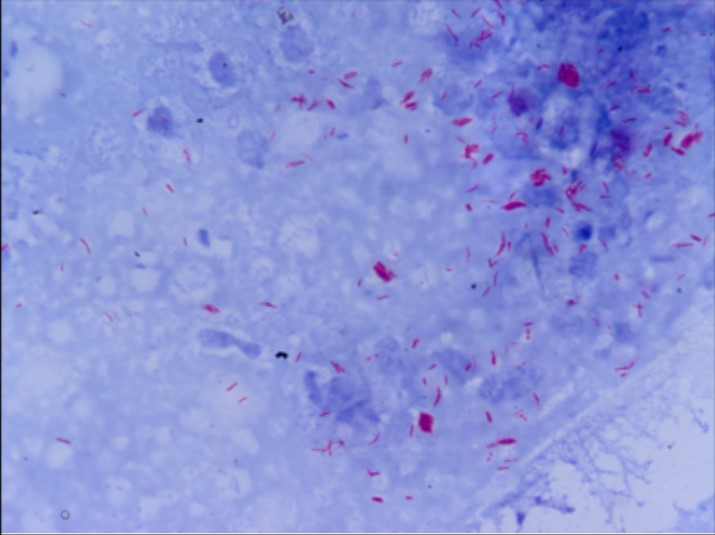
#> input picture Assests/test2.jpg, 715 x 535 px, found by its file name
$ jupyter execute main.ipynb
#> lines starting #> are read from the running program, lines starting #| are printed output that depends on the picture; after the words box and inside, x2 and y2 are one past the last pixel; in counts of white or black regions, pixels touching at a corner belong together
[cell 1]
import imutils
import cv2
import numpy
import matplotlib.pyplot as plt
path=r'C:\Users\KIIT\Desktop\test2.jpg'
image = cv2.imread(path)
#> image is the input picture: shape (535, 715, 3); mean B, G, R 215.9, 148.4, 138.1
plt.imshow(image)

[cell 2]
cv2.imwrite("test.jpg",image)
#> Out = True

[cell 3]
kernel = numpy.array([[0, -1, 0],
                   [-1, 5,-1],
                   [0, -1, 0]])
image_sharp = cv2.filter2D(src=image, ddepth=-1, kernel=kernel)
plt.imshow(image_sharp)

[cell 4]
gray = cv2.cvtColor(image_sharp, cv2.COLOR_BGR2GRAY)
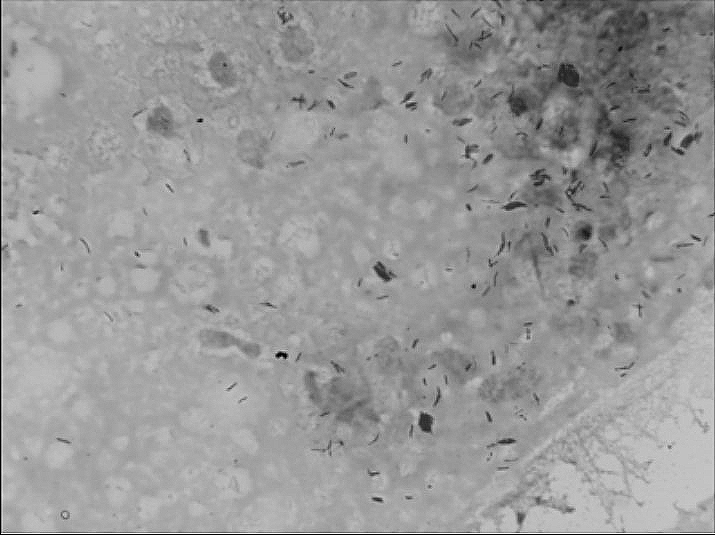
#> gray: shape (535, 715); min 0, max 255, mean 152.7
plt.imshow(gray, cmap='gray');

[cell 5]
canny = cv2.Canny(gray,threshold1=100, threshold2=200)
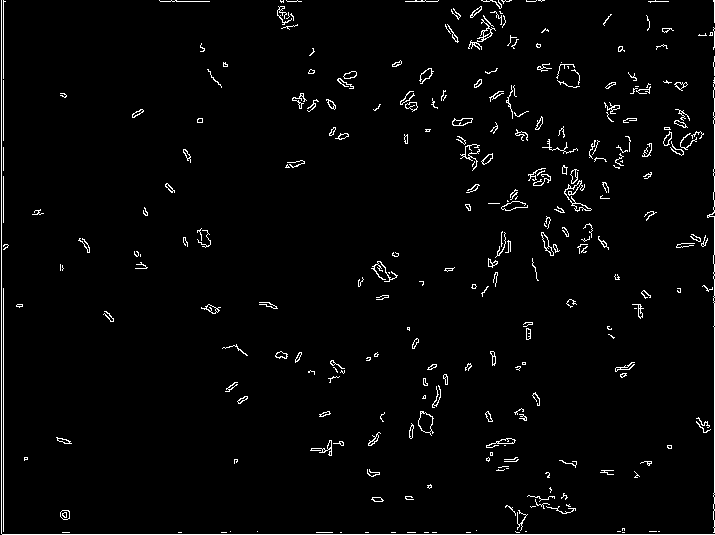
#> canny: shape (535, 715); 2.5% white in thin lines or dots
plt.imshow(canny, cmap='gray')

[cell 6]
dilated = cv2.dilate(canny, (1,1), iterations = 1)
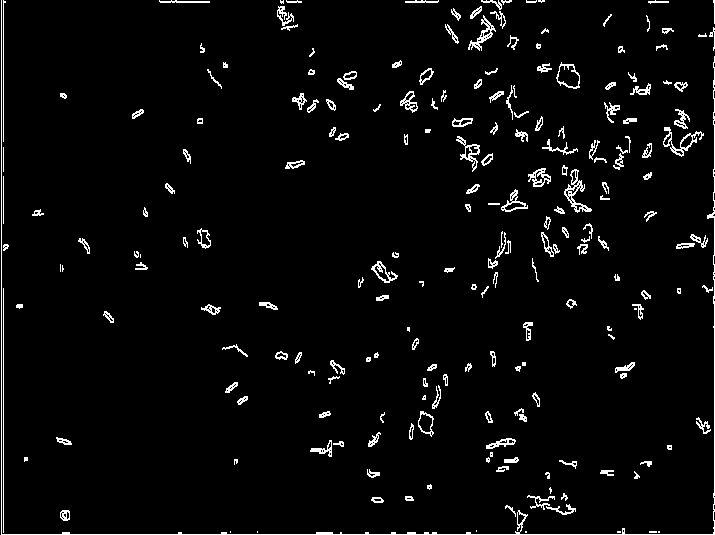
#> dilated: shape (535, 715); 3.6% white in thin lines or dots
plt.imshow(dilated, cmap='gray')

[cell 7]
(cnt, heirarchy) = cv2.findContours(dilated.copy(), cv2.RETR_EXTERNAL, cv2.CHAIN_APPROX_NONE)
#> cnt = 216 contours, 86 with area under 20; largest, box (x1, y1, x2, y2) and area: (556, 62, 580, 89) 419, (564, 169, 592, 213) 364, (663, 127, 704, 157) 318, (1, 0, 715, 535) 316, (418, 411, 434, 437) 248
rgb = cv2.cvtColor(dilated, cv2.COLOR_BGR2RGB)
#> rgb: shape (535, 715, 3); 3.6% white in thin lines or dots
cv2.drawContours(rgb, cnt, -1, (0,255,0), 2)
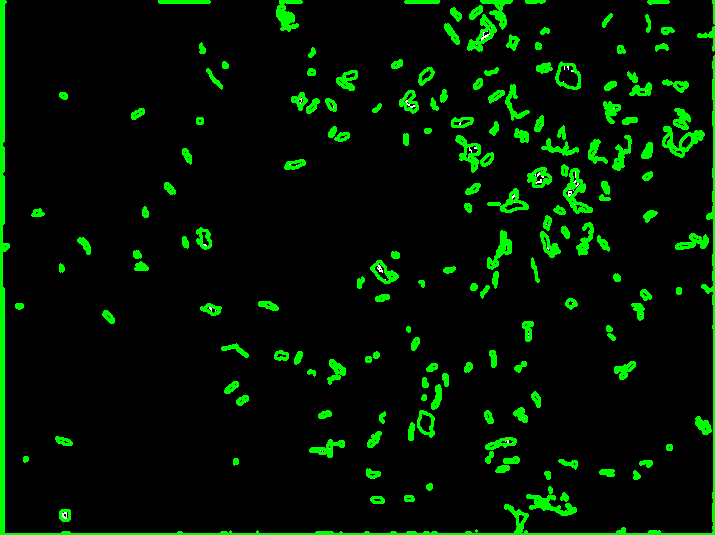
#> rgb: shape (535, 715, 3); mean R, G, B 0.2, 18.7, 0.2
plt.imshow(rgb)

[cell 8]
print('Bacteria Objects Detected in the image: ', len(cnt))
#| Bacteria Objects Detected in the image:  216
plt.show()

$ run again, with Assests/test.jpg copied over Assests/test2.jpg
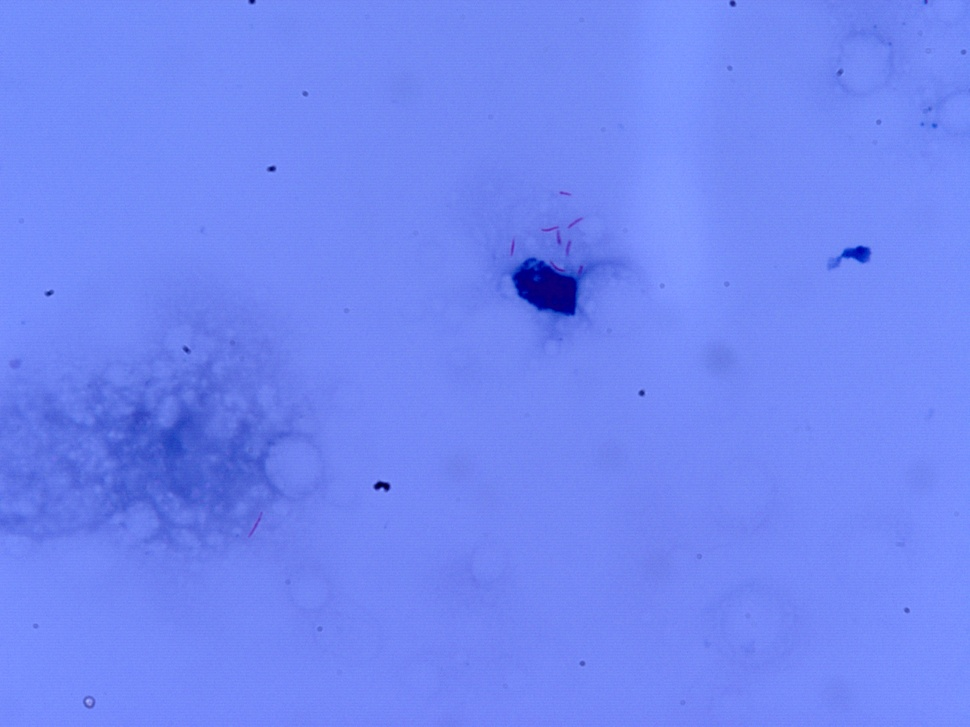
#> input picture Assests/test.jpg, 970 x 727 px, shrunk from 2560 x 1920 before the run, found by its file name
#> image is the input picture: shape (727, 970, 3); mean B, G, R 244.8, 134.3, 112.2
#> Out = True
#> `canny = cv2.Canny(gray,threshold1=100, threshold2=200)`:
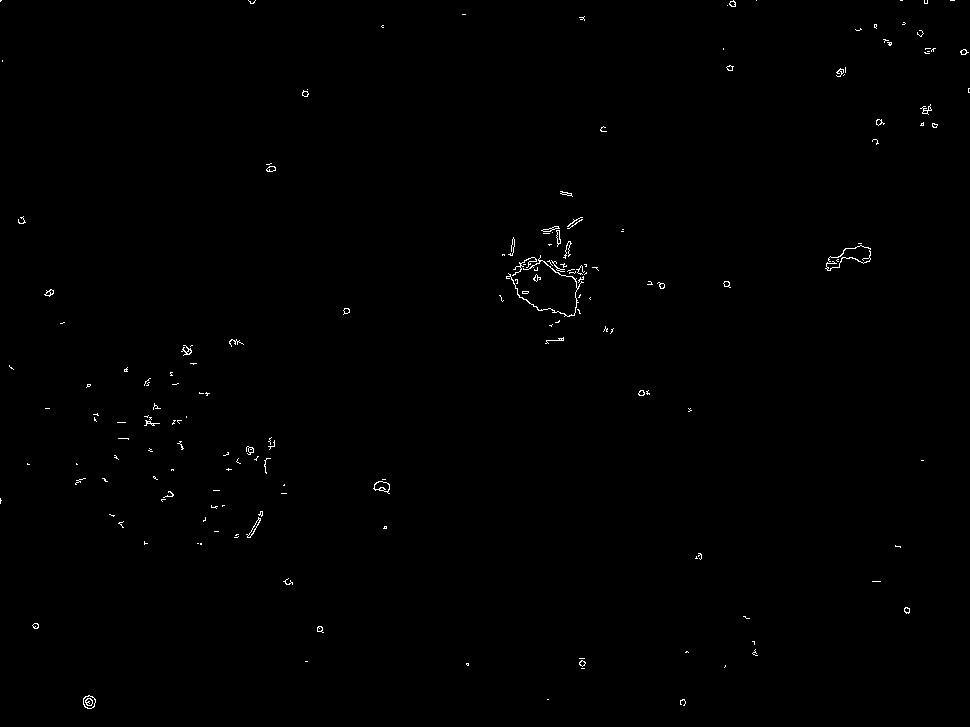
#> canny: shape (727, 970); 0.38% white in thin lines or dots
#> dilated: shape (727, 970); 0.63% white in thin lines or dots
#> cnt = 136 contours, 98 with area under 20; largest, box (x1, y1, x2, y2) and area: (506, 255, 587, 318) 2791, (825, 243, 871, 272) 541, (373, 479, 390, 495) 145, (83, 695, 96, 710) 136, (541, 226, 561, 248) 110
#> `cv2.drawContours(rgb, cnt, -1, (0,255,0), 2)`:
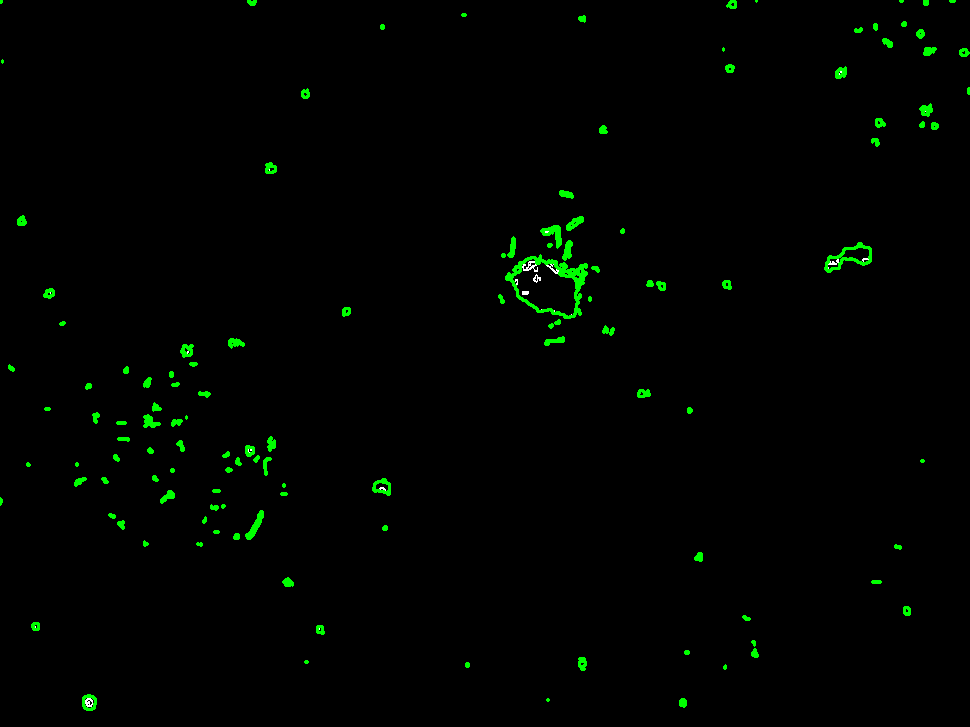
#> rgb: shape (727, 970, 3); mean R, G, B 0.1, 3.3, 0.1
#| Bacteria Objects Detected in the image:  136

$ run again, with Assests/test3.png saved as Assests/test2.jpg
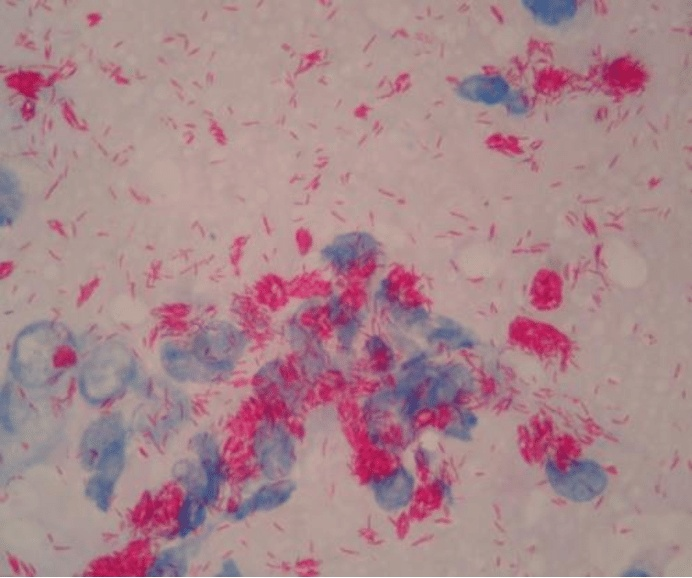
#> input picture Assests/test3.png, 692 x 578 px, found by its file name
#> image is the input picture: shape (578, 692, 3); mean B, G, R 140.3, 134.5, 168.7
#> Out = True
#> `canny = cv2.Canny(gray,threshold1=100, threshold2=200)`:
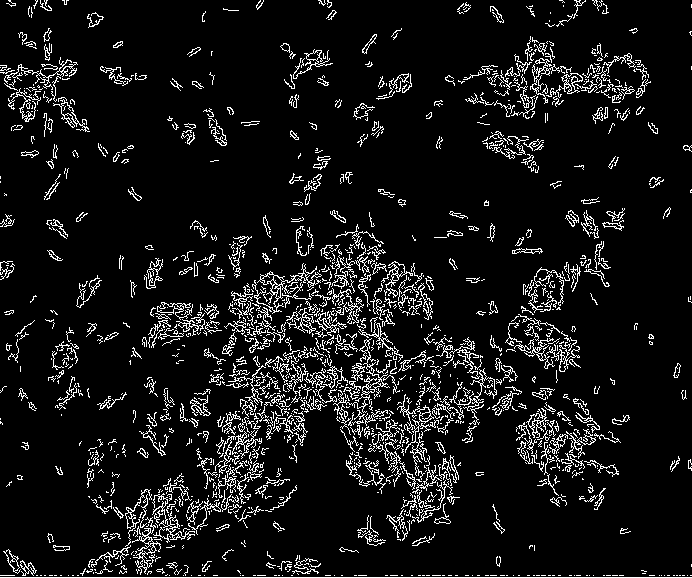
#> canny: shape (578, 692); 8.5% white in thin lines or dots
#> dilated: shape (578, 692); 13.5% white in thin lines or dots
#> cnt = 389 contours, 195 with area under 20; largest, box (x1, y1, x2, y2) and area: (0, 242, 692, 578) 22760, (368, 332, 497, 542) 5832, (458, 36, 651, 120) 3792, (505, 314, 581, 373) 2094, (516, 402, 621, 508) 1996
#> `cv2.drawContours(rgb, cnt, -1, (0,255,0), 2)`:
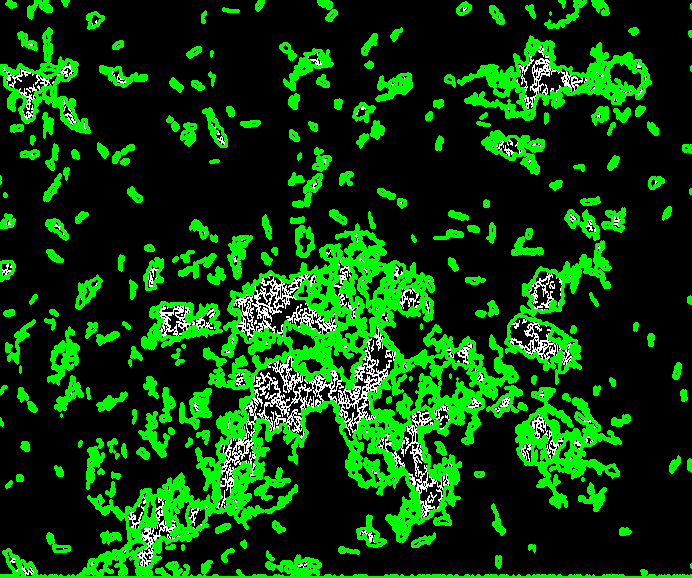
#> rgb: shape (578, 692, 3); mean R, G, B 8.1, 60.5, 8.1
#| Bacteria Objects Detected in the image:  389
